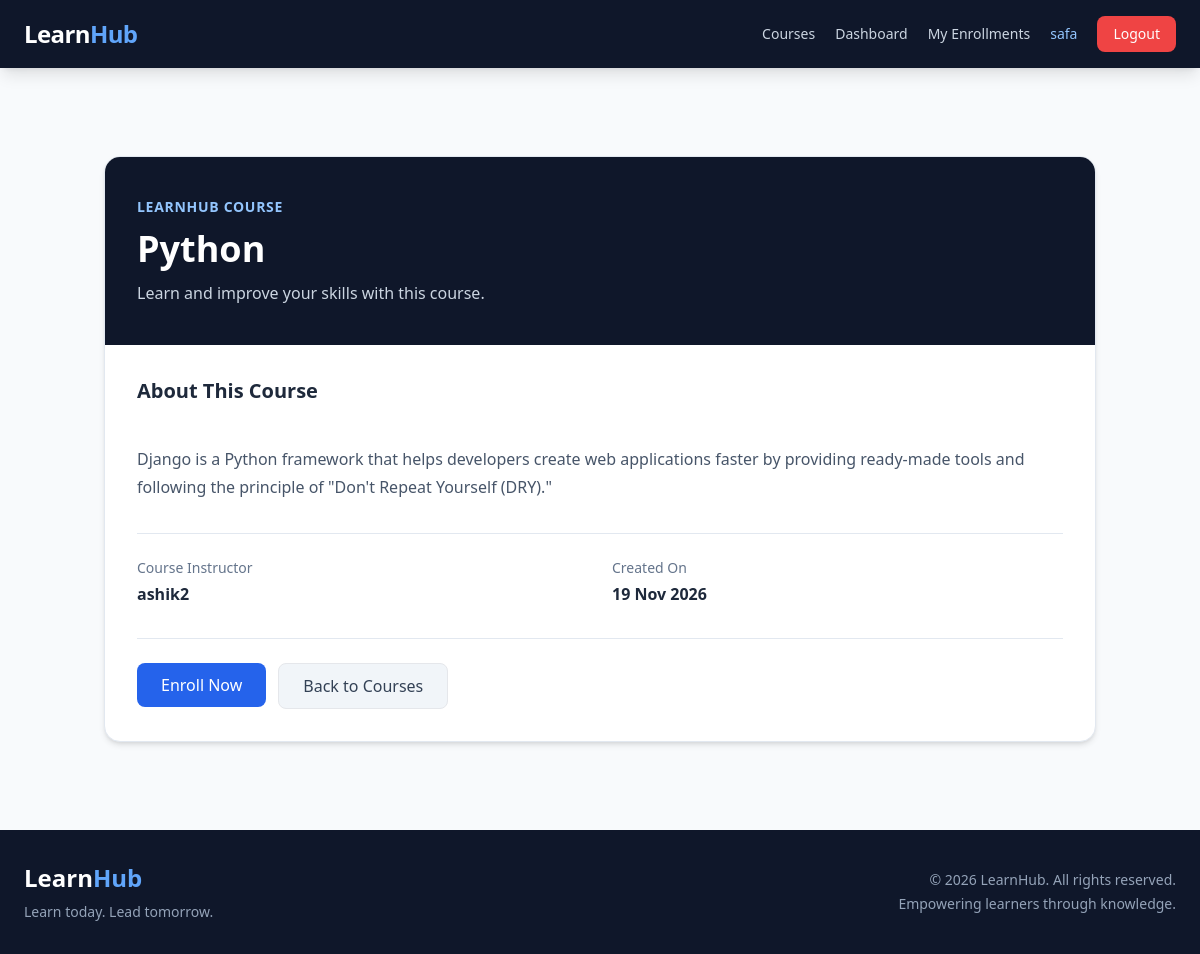
Screenshot of /course/course_details/1/ (signed in) with the database file from the repository.
### accounts/models.py (models this page shows)
class CustomUser(AbstractUser):
    phone = models.CharField(max_length=15)
    address = models.TextField(
        blank=True , null = True
    )
    date_of_birth = models.DateField(
        blank=True , null=True
    )

### courses/models.py (models this page shows, shortened)
class Courses(models.Model):
    students = models.ManyToManyField(
        settings.AUTH_USER_MODEL ,
        through='enrollments.Enrollment' ,
        related_name='enrollment_courses',
        blank=True
    )
    title = models.CharField(max_length=100)
    description = models.TextField()
    instructor = models.ForeignKey(
        settings.AUTH_USER_MODEL ,
        on_delete=models.CASCADE ,
        related_name='courses'
    )
    created_at = models.DateTimeField(auto_now_add=True)
    class Meta :
        permissions = [
            ('can_publish_course' , 'Can publish course')
        ]

### courses/views.py (the view)
# urls.py: path('course_details/<int:course_id>/',views.course_details , name='course_details'),
@login_required
def course_details(request,course_id):
    course = get_object_or_404(Courses,id=course_id)
    is_admin = request.user.groups.filter(name = 'Admin').exists()
    is_instructor = request.user.groups.filter(name='Instructor').exists()
    can_manage_course = (is_admin or is_instructor and course.instructor == request.user)
    return render(request,'course_details.html',{'course':course , 'can_manage_course' : can_manage_course })

### courses/templates/course_details.html (shortened to what this page needs)
{% extends 'base.html' %}
{% block content %}
<div class="max-w-5xl mx-auto px-4 py-12">
    <div class="bg-white rounded-2xl shadow-md border border-slate-200 overflow-hidden">
        <div class="bg-slate-900 px-8 py-10">
            <p class="text-blue-300 text-sm font-semibold uppercase tracking-wider mb-3">
                LearnHub Course
            </p>
            <h1 class="text-3xl md:text-4xl font-bold text-white">
                {{ course.title }}
            </h1>
            <p class="text-slate-300 mt-3">
                Learn and improve your skills with this course.
            </p>
        </div>
        <div class="p-8">
            <div class="mb-8">
                <h2 class="text-xl font-bold text-slate-800 mb-3">
                    About This Course
                </h2>
                <p class="text-slate-600 leading-7 whitespace-pre-line">
                    {{ course.description }}
                </p>
            </div>
            <div class="grid grid-cols-1 md:grid-cols-2 gap-6 border-t border-slate-200 pt-6">
                <div>
                    <p class="text-sm text-slate-500 mb-1">
                        Course Instructor
                    </p>
                    <p class="font-semibold text-slate-800">
                        {{ course.instructor.username }}
                    </p>
                </div>
                <div>
                    <p class="text-sm text-slate-500 mb-1">
                        Created On
                    </p>
                    <p class="font-semibold text-slate-800">
                        {{ course.created_at|date:"d M Y" }}
                    </p>
                </div>
            </div>
            <div class="flex flex-wrap gap-3 mt-8 pt-6 border-t border-slate-200">
                {% if can_manage_course %}
                    <a href="{% url 'edit_course' course.id %}"
                       class="px-6 py-2.5 bg-blue-600 hover:bg-blue-700 text-white font-medium rounded-lg transition">
                        Edit Course
                    </a>
                    <a href="{% url 'delete_course' course.id %}"
                       class="px-6 py-2.5 bg-red-600 hover:bg-red-700 text-white font-medium rounded-lg transition">
                        Delete Course
                    </a>
                {% else %}
                    <form method="POST"
                          action="{% url 'enroll_course' course.id %}">
                        <button type="submit"
                                class="px-6 py-2.5 bg-blue-600 hover:bg-blue-700 text-white font-medium rounded-lg transition">
                            Enroll Now
                        </button>
                    </form>
                {% endif %}
                <a href="{% url 'course_list' %}"
                   class="px-6 py-2.5 bg-slate-100 hover:bg-slate-200 text-slate-700 font-medium rounded-lg transition border">
                    Back to Courses
                </a>
            </div>
        </div>
    </div>
</div>
{% endblock %}

### templates/base.html (shortened to what this page needs)
<!DOCTYPE html>
<html lang="en">
<head>
    <script src="https://cdn.tailwindcss.com"></script>
</head>
<body class="min-h-screen flex flex-col bg-slate-50 text-slate-800">
    <header class="bg-slate-900 shadow-lg">
        <nav class="max-w-8xl mx-auto px-6 py-4 flex flex-wrap items-center justify-between gap-4">
            <a href="{% url 'course_list' %}"
               class="text-2xl font-extrabold tracking-tight text-white">
                Learn<span class="text-blue-400">Hub</span>
            </a>
            <div class="flex items-center flex-wrap gap-5 text-sm font-medium">
                <a href="{% url 'course_list' %}"
                   class="text-slate-300 hover:text-white transition">
                    Courses
                </a>
                {% if user.is_authenticated %}
                    <a href="{% url 'dashboard_redirect' %}"
                       class="text-slate-300 hover:text-white transition">
                        Dashboard
                    </a>
                    {% if 'Student' in request.user.groups.all|join:',' %}
                        <a
                        class="text-slate-300 hover:text-white transition"
                        href="{% url 'my_enrollments' %}">
                            My Enrollments
                        </a>
                    {% endif %}
                    <span class="text-blue-300">
                        {{ user.username }}
                    </span>
                    <form method="POST" action="{% url 'logout' %}">
                        <button type="submit"
                            class="bg-red-500 hover:bg-red-600 text-white px-4 py-2 rounded-lg transition">
                            Logout
                        </button>
                    </form>
                {% endif %}
            </div>
        </nav>
    </header>
    <main class="flex-grow w-full max-w-7xl mx-auto px-6 py-10">
        {% block content %}
        {% endblock %}
    </main>
    <footer class="bg-slate-900 text-slate-400">
        <div class="max-w-8xl mx-auto px-6 py-8">
            <div class="flex flex-col md:flex-row justify-between items-center gap-5">
                <div>
                    <h2 class="text-2xl font-bold text-white">
                        Learn<span class="text-blue-400">Hub</span>
                    </h2>
                    <p class="text-sm mt-2">
                        Learn today. Lead tomorrow.
                    </p>
                </div>
                <div class="text-sm text-center md:text-right">
                    <p>© {% now "Y" %} LearnHub. All rights reserved.</p>
                    <p class="mt-1">Empowering learners through knowledge.</p>
                </div>
            </div>
        </div>
    </footer>
</body>
</html>

### rows the page displays
CustomUser: username "safa"
Courses: title "Python", description "Django is a Python framework that helps developers create web applications faster by providing ready-made tools and following the principle of \"Don't Repeat Yourself (DRY).\"", instructor.username "ashik2", created_at "19 Nov 2026"
